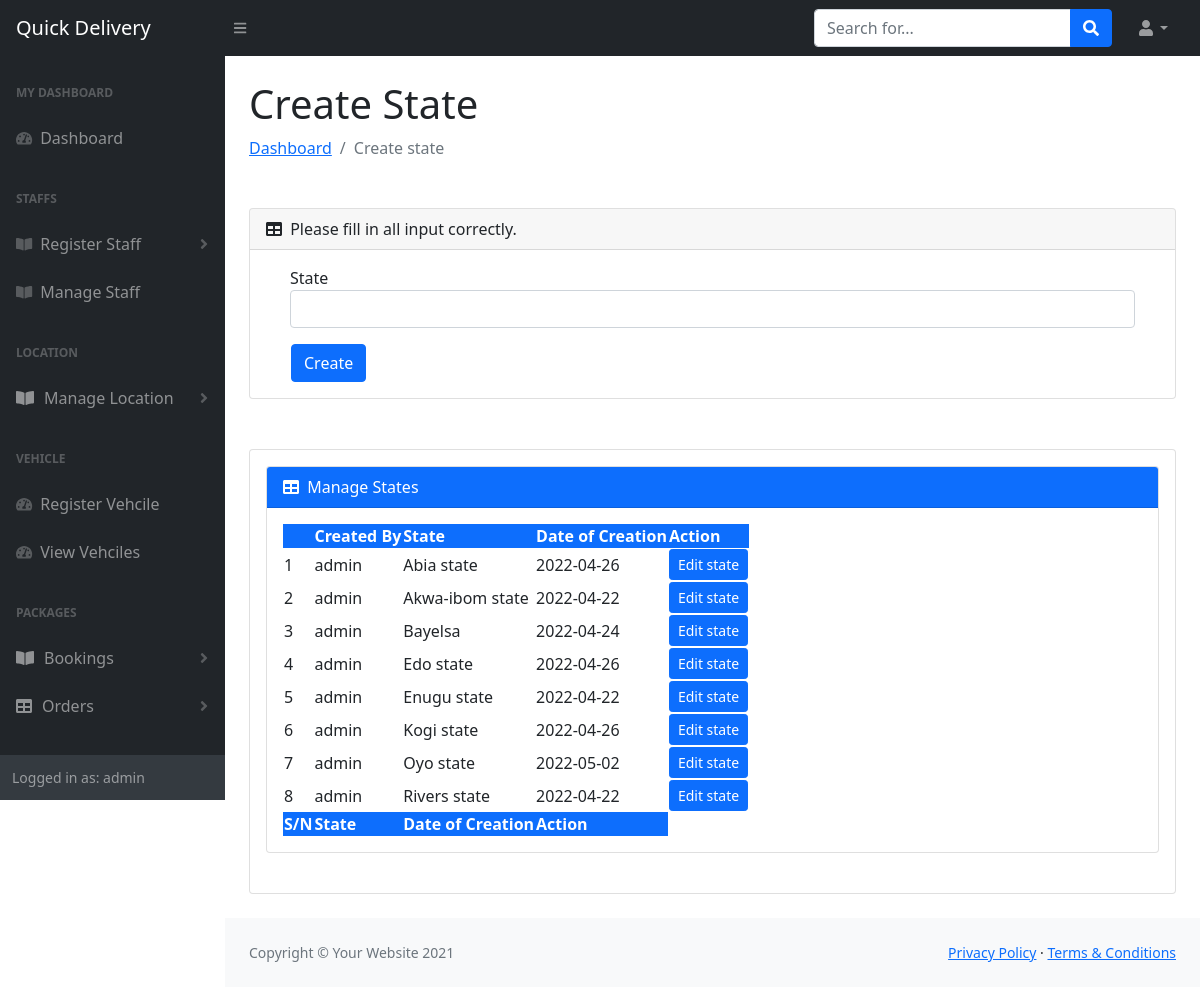
Page /pages/create_state.php (signed in) on the committed database.
### tables this page shows
CREATE TABLE `dstaff_registration` (
  `id` int(50) NOT NULL,
  `dstaff_id` varchar(30) DEFAULT NULL,
  `dstaff_state` varchar(30) DEFAULT NULL,
  `dterminal_id` varchar(30) DEFAULT NULL,
  `dfname` varchar(32) DEFAULT NULL,
  `dlname` varchar(32) DEFAULT NULL,
  `demail` varchar(32) DEFAULT NULL,
  `dusername` varchar(50) DEFAULT NULL,
  `dposition` varchar(32) DEFAULT NULL,
  `dgender` varchar(10) DEFAULT NULL,
  `dstaff_status` varchar(10) DEFAULT NULL,
  `dads` varchar(50) DEFAULT NULL,
  `ddob` varchar(15) DEFAULT NULL,
  `dpassword` varchar(50) DEFAULT NULL
);

CREATE TABLE `dstate_registration` (
  `id` int(50) NOT NULL,
  `dstate_id` varchar(50) DEFAULT NULL,
  `dstate_name` varchar(50) DEFAULT NULL,
  `dreg_date` date NOT NULL DEFAULT current_timestamp()
);

### pages/create_state.php (the view, shortened to what the rows shown need)
<?php
    include '../includes/header.php';
    include '../includes/css_files.php';
    $position = $_SESSION['position'];
    $id = $_SESSION['staff_id'];
?>
<!DOCTYPE html>
<html lang="en">
<head>
</head>
<body class="sb-nav-fixed">
    <div id="layoutSidenav_content">
        <main>
            <?php if(isset($position) && isset($id)) { ?>
            <div class="container-fluid px-4">
                <h1 class="mt-4">Create State</h1>
                <div class="row" style="margin-top: 50px">
                    <div class="col-md-12">
                        <div class="card mb-4">
                            <div class="card-body">
                                <div class="card mb-4">
                                    <div class="card-body">
                                        <table id="datatablesSimple">
                                            <thead>
                                                <tr class="bg-primary text-white">
                                                    <th></th>
                                                    <th>Created By</th>
                                                    <th>State</th>
                                                    <th>Date of Creation</th>
                                                    <th>Action</th>
                                                </tr>
                                            </thead>
                                            <tfoot>
                                                <tr class="bg-primary text-white">
                                                    <th>S/N</th>
                                                    <th>State</th>
                                                    <th>Date of Creation</th>
                                                    <th>Action</th>
                                                </tr>
                                            </tfoot>
                                            <tbody>
                                                <?php
                                                $sql = $conn->query("SELECT * FROM dstate_registration ORDER BY dstate_name");
                                                if($conn->connect_error) {
                                                die("Connection Error: ".$conn->connect_error);
                                                } elseif($sql -> num_rows > 0) {
                                                $num = 0;
                                                while($row = $sql->fetch_assoc()) { ?>
                                                <tr>
                                                    <td><?php echo $num + 1 ?></td>
                                                    <td><?php echo $row1['dposition']?></td>
                                                    <td><?php echo $row['dstate_name'] ?></td>
                                                    <td><?php echo $row['dreg_date'] ?></td>
                                                    <td>
                                                        <a href="edit_location.php?id=<?php echo $row['dstate_id'] ?>"
                                                            class="btn btn-primary btn-sm" name="transfer">
                                                            Edit
                                                            state
                                                        </a>
                                                    </td>
                                                </tr>
                                            </tbody>
                                            <?php $num ++; } ?>
                                            <?php } ?>
                                        </table>
                                    </div>
                                </div>
                            </div>
                        </div>
                    </div>
                </div>
            </div>
            <?php } ?>
        </main>
    </div>
    <?php include '../includes/scripts.php'; ?>
</body>
</html>

### includes/header.php (shortened to what the rows shown need)
<?php
include_once 'config.php';
$position = $_SESSION['position'];
$id = $_SESSION['staff_id'];
?>
<?php
    if(isset($id) && $position == 'Office-staff') {
   $sql = $conn->query("SELECT * FROM dstaff_registration WHERE dstaff_id = '$id' AND dposition = '$position'");
   if($conn->connect_error) {
       die("Connection" . $conn->connect_error);
   } elseif($sql->num_rows > 0) {
       $row = $sql->fetch_assoc();
   } else {
       echo '';
   }
?>
<nav class="sb-topnav navbar navbar-expand navbar-dark bg-dark">
    <a class="navbar-brand ps-3" href="../pages/dashboard.php">Quick Delivery</a>
    <button class="btn btn-link btn-sm order-1 order-lg-0 me-4 me-lg-0" id="sidebarToggle" href="#!"><i
            class="fas fa-bars"></i></button>
    <form class="d-none d-md-inline-block form-inline ms-auto me-0 me-md-3 my-2 my-md-0">
        <div class="input-group">
            <input class="form-control" type="text" placeholder="Search for..." aria-label="Search for..."
                aria-describedby="btnNavbarSearch" />
            <button class="btn btn-primary" id="btnNavbarSearch" type="button"><i class="fas fa-search"></i></button>
        </div>
    </form>
    <ul class="navbar-nav ms-auto ms-md-0 me-3 me-lg-4">
        <li class="nav-item dropdown">
            <a class="nav-link dropdown-toggle" id="navbarDropdown" href="#" role="button" data-bs-toggle="dropdown"
                aria-expanded="false"><i class="fas fa-user fa-fw"></i></a>
            <ul class="dropdown-menu dropdown-menu-end" aria-labelledby="navbarDropdown">
                <li>
                    <a class="dropdown-item" href="../pages/update_password.php">Change
                        password
                    </a>
                </li>
                <li>
                    <hr class="dropdown-divider" />
                </li>
                <li>
                    <a class="dropdown-item" href="../pages/logout.php">
                        Logout
                    </a>
                </li>
            </ul>
        </li>
    </ul>
</nav>
<div id="layoutSidenav">
    <div id="layoutSidenav_nav">
        <nav class="sb-sidenav accordion sb-sidenav-dark" id="sidenavAccordion">
            <div class="sb-sidenav-menu">
                <div class="nav">
                    <div class="sb-sidenav-menu-heading">My Dashboard</div>
                    <a class="nav-link" href="dashboard.php">
                        <div class="sb-nav-link-icon"><i class="fas fa-tachometer-alt"></i></div>
                        Dashboard
                    </a>
                    <div class="sb-sidenav-menu-heading">Packages</div>
                    <a class="nav-link collapsed" href="#" data-bs-toggle="collapse"
                        data-bs-target="#pagesCollapseError" aria-expanded="false" aria-controls="pagesCollapseError">
                        <i class="fas fa-book-open" style="margin-right: 10px;"></i>
                        Bookings
                        <div class="sb-sidenav-collapse-arrow"><i class="fas fa-angle-down"></i></div>
                    </a>
                    <div class="collapse" id="pagesCollapseError" aria-labelledby="headingOne"
                        data-bs-parent="#sidenavAccordionPages">
                        <nav class="sb-sidenav-menu-nested nav">
                            <a class="nav-link" href="../pages/book_package.php">Book a
                                package</a>
                            <a class="nav-link" href="../pages/view_bookings.php">View Bookings</a>
                        </nav>
                    </div>
                    <a class="nav-link collapsed" href="#" data-bs-toggle="collapse" data-bs-target="#pageCollapseError"
                        aria-expanded="false" aria-controls="pagesCollapseError"> <i class="fas fa-table"
                            style="margin-right: 10px;"></i>
                        Orders
                        <div class="sb-sidenav-collapse-arrow"><i class="fas fa-angle-down"></i></div>
                    </a>
                    <div class="collapse" id="pageCollapseError" aria-labelledby="headingOne"
                        data-bs-parent="#sidenavAccordionPages">
                        <nav class="sb-sidenav-menu-nested nav">
                            <a class="nav-link" href="incoming_package.php">Incoming Package</a>
                            <a class="nav-link" href="pickup.php">Pick-up</a>
                            <a class="nav-link" href="records.php">Records</a>
                        </nav>
                    </div>
                    <div class="sb-sidenav-menu-heading">About Me</div>
                    <a class="nav-link" href="../pages/profile.php">
                        <div class="sb-nav-link-icon"><i class="fas fa-chart-area"></i></div>
                        Profile
                    </a>
                    <a class="nav-link collapsed" href="#" data-bs-toggle="collapse" data-bs-target="#collapseLayouts"
                        aria-expanded="false" aria-controls="collapseLayouts">
                        <div class="sb-nav-link-icon"><i class="fas fa-columns"></i></div>
                        Settings
                        <div class="sb-sidenav-collapse-arrow"><i class="fas fa-angle-down"></i></div>
                    </a>
                    <div class="collapse" id="collapseLayouts" aria-labelledby="headingOne"
                        data-bs-parent="#sidenavAccordion">
                        <nav class="sb-sidenav-menu-nested nav">
                            <a class="nav-link" href="../pages/update_password.php">Change
                                Password</a>
                        </nav>
                    </div>
                </div>
            </div>
            <div class="sb-sidenav-footer">
                <div class="small">Logged in as: <?php echo $row['dusername'] ?></div>
            </div>
        </nav>
    </div>
    <?php } elseif(isset($id) && $position == 'admin') {
                $sqlx = $conn->query("SELECT * FROM dstaff_registration WHERE dstaff_id = '$id' AND dposition = '$position'");
                if($conn->connect_error) {
                    die("Connection" . $conn->connect_error);
                } elseif($sqlx->num_rows > 0) {
                    $row1 = $sqlx->fetch_assoc();
                } else {
                    echo '';
                }
            ?>
    <nav class="sb-topnav navbar navbar-expand navbar-dark bg-dark">
        <a class="navbar-brand ps-3" href="../pages/dashboard.php">Quick Delivery</a>
        <button class="btn btn-link btn-sm order-1 order-lg-0 me-4 me-lg-0" id="sidebarToggle" href="#!"><i
                class="fas fa-bars"></i></button>
        <form class="d-none d-md-inline-block form-inline ms-auto me-0 me-md-3 my-2 my-md-0">
            <div class="input-group">
                <input class="form-control" type="text" placeholder="Search for..." aria-label="Search for..."
                    aria-describedby="btnNavbarSearch" />
                <button class="btn btn-primary" id="btnNavbarSearch" type="button">
                    <i class="fas fa-search"></i>
                </button>
            </div>
        </form>
        <ul class="navbar-nav ms-auto ms-md-0 me-3 me-lg-4">
            <li class="nav-item dropdown">
                <a class="nav-link dropdown-toggle" id="navbarDropdown" href="#" role="button" data-bs-toggle="dropdown"
                    aria-expanded="false"><i class="fas fa-user fa-fw"></i></a>
            </li>
        </ul>
    </nav>
    <div id="layoutSidenav">
        <div id="layoutSidenav_nav">
            <nav class="sb-sidenav accordion sb-sidenav-dark" id="sidenavAccordion">
                <div class="sb-sidenav-menu">
                    <div class="nav">
                        <div class="sb-sidenav-menu-heading">My Dashboard</div>
                        <a class="nav-link" href="../pages/dashboard.php">
                            <div class="sb-nav-link-icon"><i class="fas fa-tachometer-alt"></i>
                            </div>
                            Dashboard
                        </a>
                        <div class="sb-sidenav-menu-heading">Staffs</div>
                        <a class="nav-link collapsed" href="../pages/registration.php">
                            <div class="sb-nav-link-icon"><i class="fas fa-book-open"></i></div>
                            Register Staff
                            <div class="sb-sidenav-collapse-arrow">
                                <i class="fas fa-angle-down">
                                </i>
                            </div>
                        </a>
                        <a class="nav-link collapsed" href="../pages/view_staff.php">
                            <div class="sb-nav-link-icon">
                                <i class="fas fa-book-open"></i>
                            </div>
                            Manage Staff
                        </a>
                        <div class="sb-sidenav-menu-heading">Location</div>
                        <a class="nav-link collapsed" href="#" data-bs-toggle="collapse" data-bs-target="#collapse"
                            aria-expanded="false" aria-controls="collapse">
                            <i class="fas fa-book-open" style="margin-right: 10px;"></i>
                            Manage Location
                            <div class="sb-sidenav-collapse-arrow">
                                <i class="fas fa-angle-down"></i>
                            </div>
                        </a>
                        <div class="sb-sidenav-menu-heading">Vehicle</div>
                        <a class="nav-link" href="../pages/vehicle_registration.php">
                            <div class="sb-nav-link-icon">
                                <i class="fas fa-tachometer-alt"></i>
                            </div>
                            Register Vehcile
                        </a>
                        <a class="nav-link" href="../pages/view_vehicles.php">
                            <div class=" sb-nav-link-icon">
                                <i class="fas fa-tachometer-alt"></i>
                            </div>
                            View Vehciles
                        </a>
                        <div class="sb-sidenav-menu-heading">Packages</div>
                        <a class="nav-link collapsed" href="#" data-bs-toggle="collapse"
                            data-bs-target="#pagesCollapseError" aria-expanded="false"
                            aria-controls="pagesCollapseError">
                            <i class="fas fa-book-open" style="margin-right: 10px;"></i>
                            Bookings
                            <div class="sb-sidenav-collapse-arrow"><i class="fas fa-angle-down"></i></div>
                        </a>
                        <a class="nav-link collapsed" href="#" data-bs-toggle="collapse"
                            data-bs-target="#pageCollapseError" aria-expanded="false"
                            aria-controls="pagesCollapseError"> <i class="fas fa-table" style="margin-right: 10px;"></i>
                            Orders
                            <div class="sb-sidenav-collapse-arrow"><i class="fas fa-angle-down"></i></div>
                        </a>
                        <div class="sb-sidenav-menu-heading">Customers</div>
                    </div>
                </div>
                <div class="sb-sidenav-footer">
                    <div class="small">Logged in as: <?php echo $row1['dusername']; ?> </div>
                </div>
            </nav>
        </div>
                <?php }
                ob_end_flush(); ?>

### rows in the picture
dstaff_registration: dusername "admin", dposition "admin"
dstate_registration: dstate_name "Abia state", dreg_date "2022-04-26"
dstate_registration: dstate_name "Akwa-ibom state", dreg_date "2022-04-22"
dstate_registration: dstate_name "Bayelsa", dreg_date "2022-04-24"
dstate_registration: dstate_name "Edo state", dreg_date "2022-04-26"
dstate_registration: dstate_name "Enugu state", dreg_date "2022-04-22"
dstate_registration: dstate_name "Kogi state", dreg_date "2022-04-26"
dstate_registration: dstate_name "Oyo state", dreg_date "2022-05-02"
dstate_registration: dstate_name "Rivers state", dreg_date "2022-04-22"
